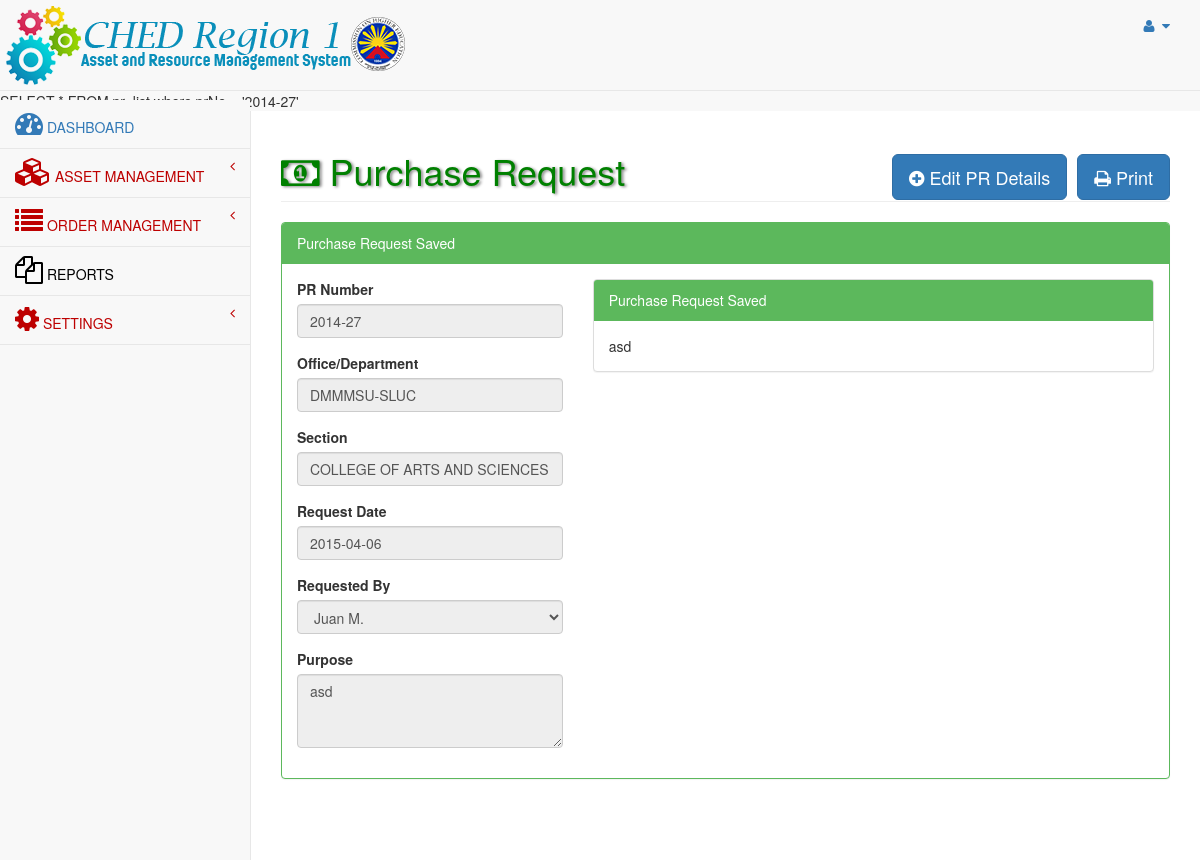
/admin/old/prequestitem.php?prno=2014-27, run on the app's committed database.
### tables this page shows
CREATE TABLE `pr_list` (
  `transID` bigint(20) NOT NULL AUTO_INCREMENT,
  `prNo` varchar(20) NOT NULL,
  `department` varchar(80) NOT NULL,
  `section` varchar(80) NOT NULL,
  `prDate` date NOT NULL,
  `purpose` varchar(200) NOT NULL,
  `requestedbyeid` varchar(50) DEFAULT NULL,
  `requestedBy` varchar(80) NOT NULL,
  `designation` varchar(35) NOT NULL,
  `status` varchar(15) NOT NULL,
  PRIMARY KEY (`transID`)
);

### admin/old/prequestitem.php (the view, shortened to what this page needs)
<?php
include('header.php');
	$prnumber = $_GET['prno'];
	$conn = dbConnect();
	$prequest = $conn->prepare("SELECT * FROM pr_list where prNo = '$prnumber'");
	echo "SELECT * FROM pr_list where prNo = '$prnumber'";
	$prequest->execute();
	$pr_result = $prequest->fetch(PDO::FETCH_ASSOC);
	$department = $pr_result['department'];
	$section = $pr_result['section'];
	$prdate = $pr_result['prDate'];
	$purpose = $pr_result['purpose'];
?>
<div id="page-wrapper">
            <div class="row">
                <div class="col-lg-12">
                    <h1 class="page-header" style="color:green;"><i class="fa fa-money fa-1x"></i> Purchase Request
							<div class="pull-right">
                                <button id="addprbutton" class="btn btn-primary btn-lg" data-toggle="modal" data-target="#addPR">
                                <i class="fa fa-plus-circle"></i> Edit PR Details
                            </button>
                             <button class="btn btn-primary btn-lg" data-toggle="modal" data-target="#">
                                <i class="fa fa-print"></i> Print
                            </button>
                        </div>
					</h1>
                </div>
            </div>
            <div class="row">
                <div class="col-lg-12">
                    <div class="panel panel-green">
                        <div class="panel-heading">
                            Purchase Request Saved
                        </div>
                        <div class="panel-body">
                            <div class="row">
                                <div class="col-lg-4">
                                    <form role="form" action="prequest.php">
                                        <div class="form-group">
                                            <label>PR Number</label>
                                            <input disabled class="form-control" value="<?php echo $prnumber;?>" tabindex="1">
                                        </div>
										<div class="form-group">
                                            <label>Office/Department</label>
                                            <input disabled class="form-control" tabindex="2" value="<?php echo $department; ?>">
                                        </div>
									<div class="form-group">
                                            <label>Section</label>
                                            <input disabled class="form-control" tabindex="2" value="<?php echo $section; ?>">
                                        </div>
									<div class="form-group">
                                            <label>Request Date</label>
                                            <input disabled class="form-control" tabindex="4" value="<?php echo $prdate; ?>">
                                        </div>
									<div class="form-group">
                                            <label>Requested By</label>
                                            <select class="form-control" disabled>
                                                <option>Juan M.</option>
                                            </select>
                                        </div>
                                    <div class="form-group">
                                            <label>Purpose</label>
                                            <textarea disabled class="form-control" rows="3"><?php echo $purpose; ?></textarea>
                                        </div>
                                </div>
                                <div class="col-lg-8">
                                     <div class="panel panel-default">
										<div class="panel-heading">
											Purchase Request Saved
										</div>
										<div class="panel-body">
											asd
										</div>
									</div>
                                </div>
                            </div>
                        </div>
                    </div>
                </div>
            </div>
    </div>
<?php
include('footer.php');
?>

### data on the page
pr_list: department "DMMMSU-SLUC", section "COLLEGE OF ARTS AND SCIENCES", prDate "2015-04-06", purpose "asd"

### other printed values
$prnumber "2014-27"
